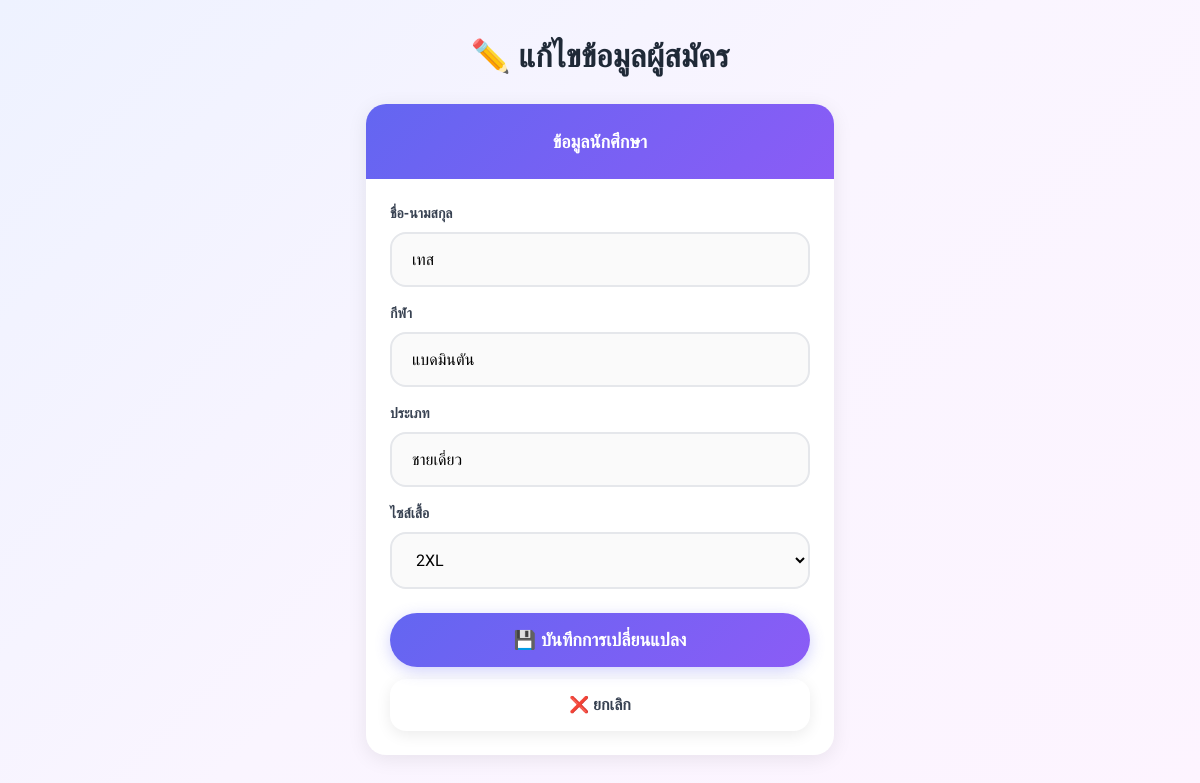
Screenshot of /edit_registration.php?id=6 with the database file from the repository.
### tables this page shows
CREATE TABLE `sport_registration` (
  `reg_id` int(11) NOT NULL,
  `student_id` varchar(20) NOT NULL,
  `student_name` varchar(100) NOT NULL,
  `faculty_id` int(11) NOT NULL,
  `color_id` int(11) NOT NULL,
  `sport_id` int(11) NOT NULL,
  `sport_name` varchar(100) NOT NULL,
  `category` varchar(50) NOT NULL
);

CREATE TABLE `player_size` (
  `ps_id` int(11) NOT NULL,
  `student_id` varchar(20) NOT NULL,
  `sport_id` int(11) NOT NULL,
  `color_id` int(11) NOT NULL,
  `shirt_size` enum('XS','S','M','L','XL','2XL','3XL','4XL','5XL') NOT NULL
);

### edit_registration.php (the view, shortened to what this page needs)
<?php
include 'db.php';
$id = $_GET['id'] ?? '';
$sql = "SELECT sr.*, ps.shirt_size FROM sport_registration sr LEFT JOIN player_size ps ON sr.student_id = ps.student_id AND sr.sport_id = ps.sport_id WHERE sr.reg_id = ?";
$stmt = $conn->prepare($sql);
$stmt->bind_param("i", $id);
$stmt->execute();
$data = $stmt->get_result()->fetch_assoc();
?>
<!DOCTYPE html>
<html lang="th">
<head>
</head>
<body>
    <div class="container" style="max-width: 500px;">
        <div class="text-center mb-6 animate-fade">
            <h1 class="text-2xl font-bold mb-2">✏️ แก้ไขข้อมูลผู้สมัคร</h1>
        </div>
        <div class="card">
            <div class="header-gradient">
                <h2 style="font-size: 18px; font-weight: 700;">ข้อมูลนักศึกษา</h2>
            </div>
            <div class="p-6">
                <form method="post">
                    <div class="mb-4">
                        <label class="form-label">ชื่อ-นามสกุล</label>
                        <input type="text" name="student_name" value="<?= htmlspecialchars($data['student_name']) ?>" class="form-input">
                    </div>
                    <div class="mb-4">
                        <label class="form-label">กีฬา</label>
                        <input type="text" name="sport_name" value="<?= htmlspecialchars($data['sport_name']) ?>" class="form-input">
                    </div>
                    <div class="mb-4">
                        <label class="form-label">ประเภท</label>
                        <input type="text" name="category" value="<?= htmlspecialchars($data['category']) ?>" class="form-input">
                    </div>
                    <div class="mb-6">
                        <label class="form-label">ไซส์เสื้อ</label>
                        <select name="shirt_size" class="form-input">
                            <?php foreach (['XS','S','M','L','XL','2XL','3XL','4XL','5XL'] as $size): ?>
                                <option value="<?= $size ?>" <?= ($data['shirt_size'] ?? '') === $size ? 'selected' : '' ?>><?= $size ?></option>
                            <?php endforeach; ?>
                        </select>
                    </div>
                    <button type="submit" name="save" class="btn btn-primary" style="width: 100%; margin-bottom: 12px;">💾 บันทึกการเปลี่ยนแปลง</button>
                    <a href="allstudent.php" class="btn-back" style="display: block; text-align: center;">❌ ยกเลิก</a>
                </form>
            </div>
        </div>
    </div>
</body>
</html>

### tailwind-config.php (style rules this page uses)
* { margin: 0; padding: 0; box-sizing: border-box; }
body { font-family: 'Sarabun', Tahoma, sans-serif; background: linear-gradient(135deg, #eef2ff 0%, #faf5ff 50%, #fdf4ff 100%); min-height: 100vh; color: #1f2937; line-height: 1.5; }
.container { max-width: 1200px; margin: 0 auto; padding: 32px 16px; }
.text-center { text-align: center; }
.text-2xl { font-size: 32px; }
.font-bold { font-weight: 700; }
.mb-2 { margin-bottom: 8px; }
.mb-4 { margin-bottom: 16px; }
.mb-6 { margin-bottom: 24px; }
.p-6 { padding: 24px; }
.card { background: white; border-radius: 20px; box-shadow: 0 4px 20px rgba(0, 0, 0, 0.08); overflow: hidden; transition: transform 0.3s ease, box-shadow 0.3s ease; }
.btn { display: inline-flex; align-items: center; justify-content: center; gap: 8px; padding: 16px 32px; border-radius: 50px; font-weight: 700; font-size: 18px; text-decoration: none; transition: all 0.3s ease; border: none; cursor: pointer; }
.btn-primary { background: linear-gradient(135deg, #6366f1 0%, #8b5cf6 100%); color: white; box-shadow: 0 4px 15px rgba(99, 102, 241, 0.3); }
.btn-back { display: inline-flex; align-items: center; gap: 8px; padding: 14px 24px; background: white; color: #374151; border-radius: 16px; font-weight: 600; text-decoration: none; box-shadow: 0 4px 15px rgba(0, 0, 0, 0.08); transition: all 0.3s ease; }
.header-gradient { background: linear-gradient(135deg, #6366f1 0%, #8b5cf6 100%); padding: 24px; color: white; text-align: center; }
.form-input { width: 100%; padding: 16px 20px; border: 2px solid #e5e7eb; border-radius: 16px; font-size: 16px; font-family: inherit; transition: all 0.3s ease; background: #fafafa; }
.form-label { display: block; font-weight: 700; color: #374151; margin-bottom: 8px; font-size: 14px; }
.animate-fade { animation: fadeIn 0.5s ease-out forwards; }

### rows the page displays
sport_registration: student_name "เทส", sport_name "แบดมินตัน", category "ชายเดี่ยว"
player_size: shirt_size "2XL"
